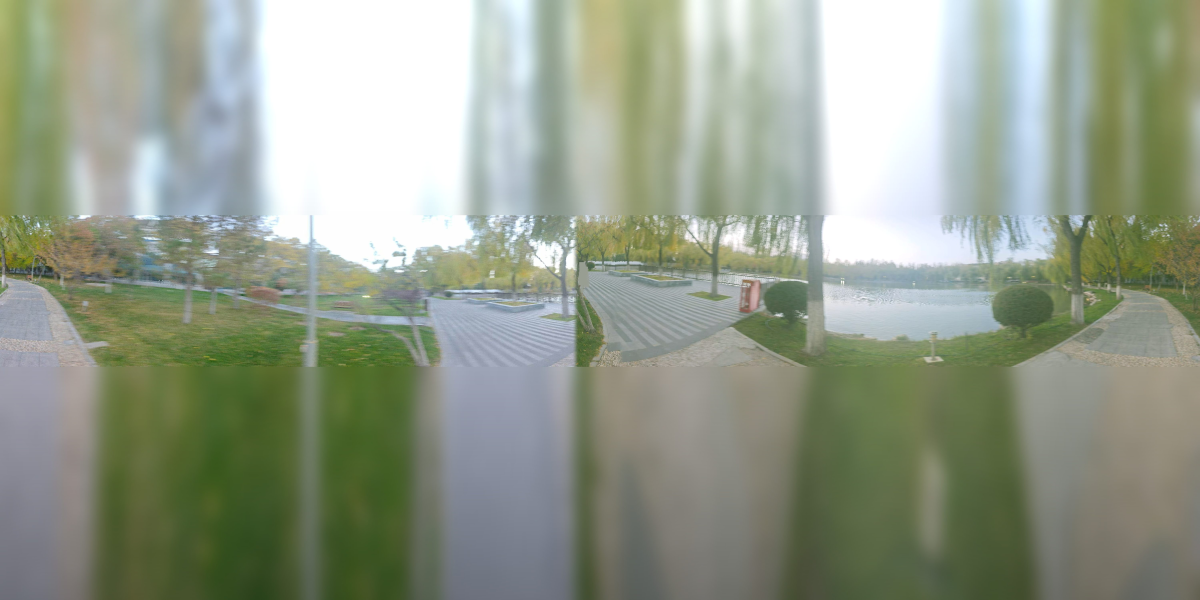
#> input picture pano/pano-1.jpg, 6000 x 3000 px (shown at 1/5 size)
$ python -i stitch-pano.py   (imports and definitions only)   (older library calls are emulated)
#> lines starting #> are read from the running program, lines starting #| are printed output that depends on the picture; after the words box and inside, x2 and y2 are one past the last pixel; in counts of white or black regions, pixels touching at a corner belong together
#!/usr/bin/env python3
"""
把手机「全景」模式实拍的两段素材拼成一张 360° 等距柱状全景（equirectangular）。

v3（2026-10-31）专门治「看着有点弯曲」：
    站长反馈：源图单看是能水平铺开的宽条，但拼出来总觉得弯。原因是**两段各自的
    地平线有倾斜（roll），而 v1/v2 只用"一个全局垂直偏移"去对**，接缝处就拱起来。
    三步治：
      ① estimate_roll：在两段各自的**下半部**用 Hough 找近水平长线（路沿、斑马线、
         路面标线），取中位角度 → 把每段**旋正**（±8° 以内才动手，避免误判）
      ② estimate_horizon_curve：拼好后逐列找"天空→地面"的强梯度行，平滑 + 二次拟合
         → **逐列垂直采样把残留弧度拉直**（这就是"弯"的第二个来源）
      ③ 摆放时让**地平线落在画布垂直正中**，查看器 pitch=0 时地平线才是笔直的

其余沿用站长认可的 v1 观感：上下用"雾化带"补天补地、宽羽化接缝、两轴找接缝位置。
用法： python tools/stitch-pano.py [--src 目录] [--out 目录]
⛔ 只依赖 Pillow / numpy / opencv（仅用于找线）；⛔ 不联网。
"""
from __future__ import annotations

import argparse
import glob
import json
import math
import os

import cv2
import numpy as np
from PIL import Image, ImageFilter

Image.MAX_IMAGE_PIXELS = None

TARGET_H = 1280
SEARCH_W = 900
TAIL_FRAC = 0.22
MAX_SHIFT_FRAC = 0.45
NCC_OK = 0.35
FEATHER_FRAC = 0.75
COLOR_BAND = 0.04
WRAP_FRAC = 0.035
OUT_MAX_W = 6000
JPEG_Q = 82
TITLE_OVERRIDE = {"第一点位": "明湖风光 1", "第二点位": "明湖风光 2", "第三点位": "明湖风光 3"}
MAX_ROLL_DEG = 8.0        # 超过这个角度就不敢旋（多半是误判）
MAX_LEVEL_PX = 90         # 逐列找平的最大位移
TARGET_VAOV = 90.0        # ⭐ 成图覆盖的垂直视场（度）：只比 72° 视场对应的垂直角(≈54°)略大，
                          #    屏幕几乎全是真实画面，上下只留窄窄一圈雾化边


# ---------------------------------------------------------------- 基础
def load(path: str) -> Image.Image:
    return Image.open(path).convert("RGB")


def resize_h(im: Image.Image, h: int) -> Image.Image:
    return im.resize((max(1, round(im.width * h / im.height)), h), Image.LANCZOS)


# [5 lines left out: function ncc, not called in this run]


# ---------------------------------------------------------------- ① 摆正
def estimate_roll(im: Image.Image) -> float:
    """在下半部找近水平长线，返回中位角度（度）。找不到线就返回 0。"""
    arr = cv2.cvtColor(np.asarray(im), cv2.COLOR_RGB2BGR)
#> arr is the input picture: shape (3000, 6000, 3); mean B, G, R 139.2, 156.4, 148
    h, w = arr.shape[:2]
#> h = 3000; w = 6000
    band = arr[int(h * 0.45):int(h * 0.97), :]
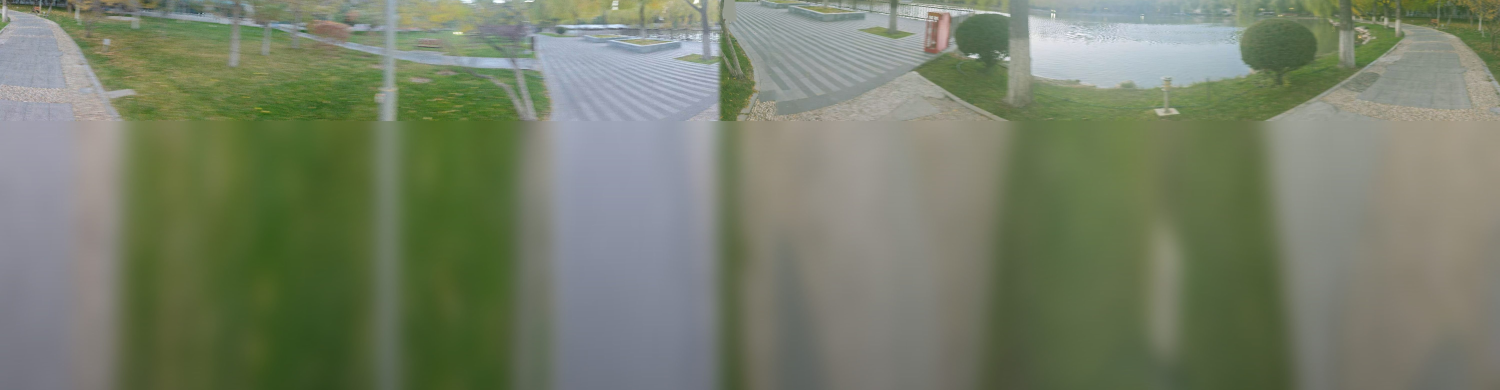
#> band: shape (1560, 6000, 3) (shown at 1/4 size); mean B, G, R 105.7, 127.1, 118.6
    gray = cv2.cvtColor(band, cv2.COLOR_BGR2GRAY)
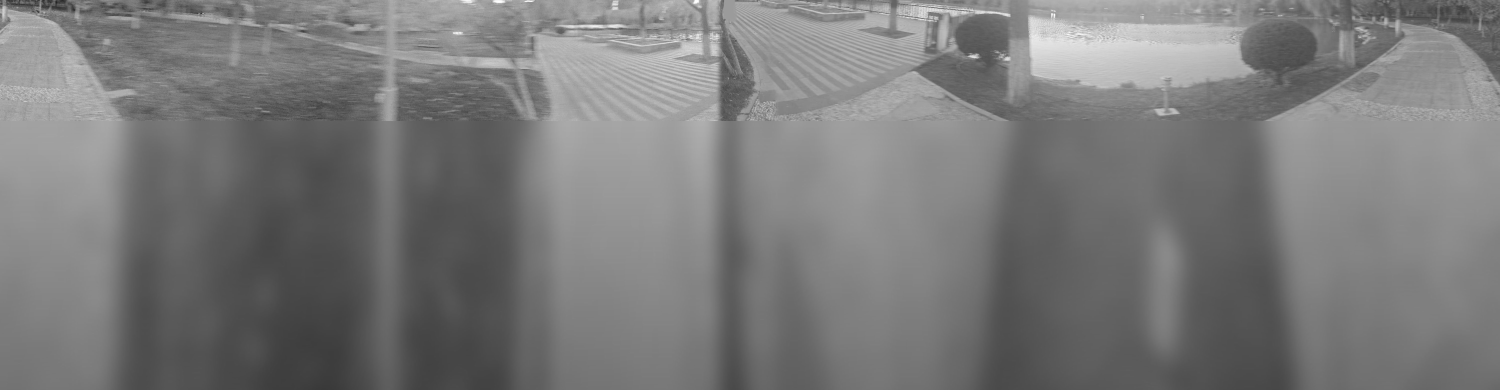
#> gray: shape (1560, 6000) (shown at 1/4 size); min 20, max 255, mean 122.1
    small = cv2.resize(gray, (w // 2, band.shape[0] // 2))
    edges = cv2.Canny(small, 60, 160)
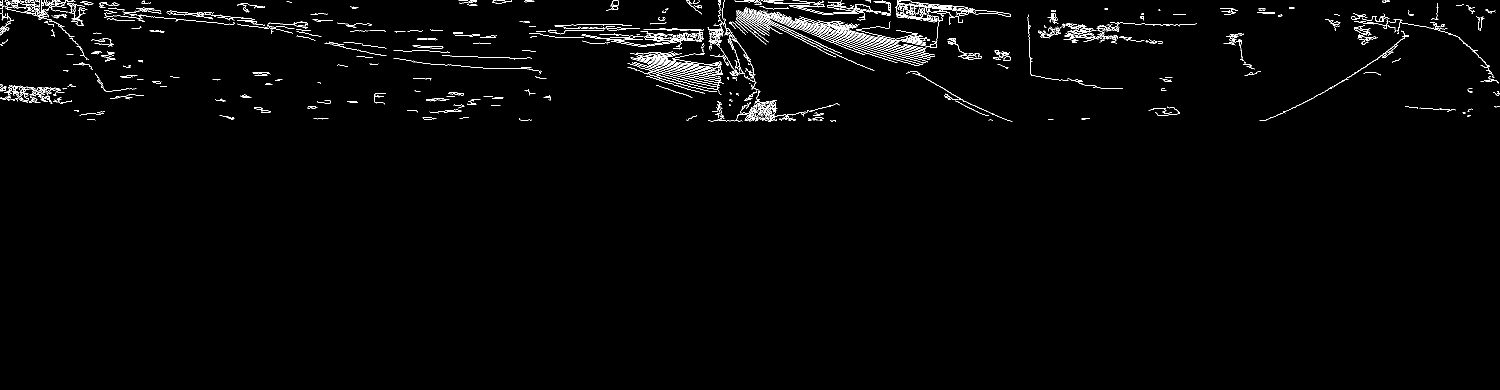
#> edges: shape (780, 3000) (shown at 1/2 size); 1.5% white in thin lines or dots, all inside (x1, y1, x2, y2) = (0, 0, 3000, 243)
    lines = cv2.HoughLinesP(edges, 1, np.pi / 360, threshold=90,
                            minLineLength=max(60, small.shape[1] // 12), maxLineGap=12)
#> lines = [[1440, 56, 1714, 53], [1464, 50, 1715, 50]]
    if lines is None:
        return 0.0
    angs = []
    for x1, y1, x2, y2 in lines[:, 0]:
        dx, dy = x2 - x1, y2 - y1
        if dx == 0:
            continue
        a = math.degrees(math.atan2(dy, dx))
        if -18 <= a <= 18:                 # 只认近水平线
            angs.append(a)
#> this loop made 2 passes
#> (x1, y1, x2, y2, dx, dy, a) on passes 1 to 2: (1440, 56, 1714, 53, 274, -3, -0.627), (1464, 50, 1715, 50, 251, 0, 0)
#> after the loop, angs = [-0.627, 0]
    if len(angs) < 8:
        return 0.0
    med = float(np.median(angs))
    return med if abs(med) <= MAX_ROLL_DEG else 0.0


# [9 lines left out: function rotate_keep, not called in this run]


# ---------------------------------------------------------------- ② 找缝（两轴）
def gray_small(im: Image.Image, w: int = SEARCH_W) -> np.ndarray:
    g = im.convert("L")
    return np.asarray(g.resize((w, max(1, round(w * im.height / im.width))), Image.LANCZOS), dtype=np.float32)


# [351 lines left out: functions find_seam, shift_vertical, match_color, blend_band, stitch_pair, horizon_curve and 8 more, not called in this run]


# [2 lines not run here, left out]

>>> import cv2
>>> picture = cv2.cvtColor(cv2.imread('../pano/pano-1.jpg'), cv2.COLOR_BGR2RGB)
>>> result = estimate_roll(picture)
#> result = 0

$ run again, on pano/pano-5.jpg
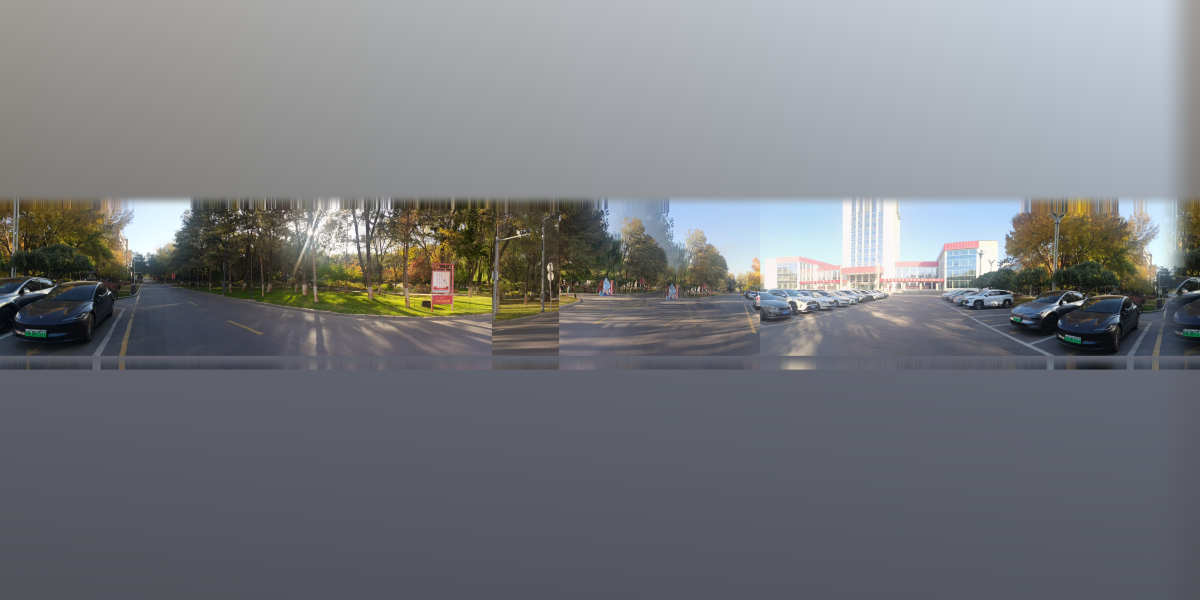
#> input picture pano/pano-5.jpg, 6000 x 3000 px (shown at 1/5 size)
#> in estimate_roll, arr is the input picture: shape (3000, 6000, 3); mean B, G, R 125.9, 121.7, 119.4
#> in estimate_roll, `gray = cv2.cvtColor(band, cv2.COLOR_BGR2GRAY)`:
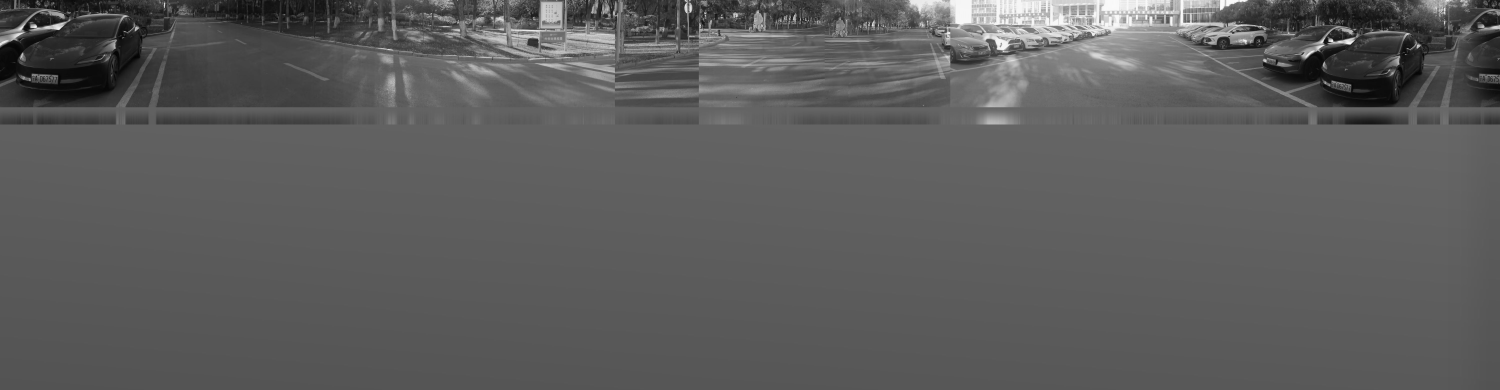
#> gray: shape (1560, 6000) (shown at 1/4 size); min 0, max 255, mean 92.5
#> in estimate_roll, `edges = cv2.Canny(small, 60, 160)`:
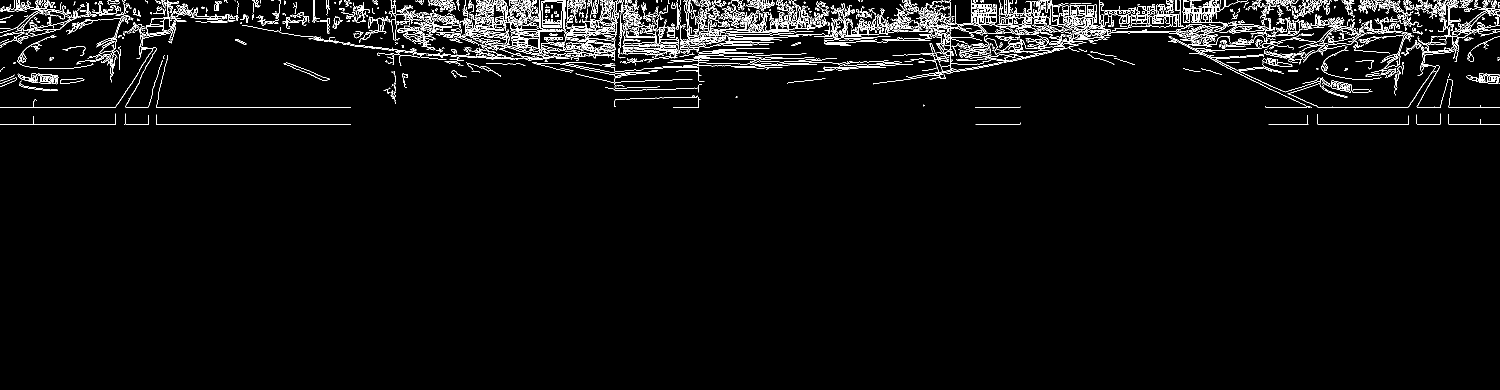
#> edges: shape (780, 3000) (shown at 1/2 size); 3.4% white in thin lines or dots, all inside (x1, y1, x2, y2) = (0, 0, 3000, 250)
#> lines = 15 rows, first 6: [312, 214, 701, 214], [312, 248, 701, 248], [928, 40, 1204, 44], [1214, 62, 1467, 62], [811, 40, 1144, 45], [1354, 36, 1651, 42]
#> the loop in estimate_roll, `for x1, y1, x2, y2 in lines[:, 0]:` made 15 passes
#> (x1, y1, x2, y2, dx, dy, a) on passes 1 to 8: (312, 214, 701, 214, 389, 0, 0), (312, 248, 701, 248, 389, 0, 0), (928, 40, 1204, 44, 276, 4, 0.83), (1214, 62, 1467, 62, 253, 0, 0), (811, 40, 1144, 45, 333, 5, 0.86), (1354, 36, 1651, 42, 297, 6, 1.16), (2062, 40, 2422, 43, 360, 3, 0.477), (1942, 37, 2235, 29, 293, -8, -1.56)
#> after the loop in estimate_roll, `for x1, y1, x2, y2 in lines[:, 0]:`: angs = [0, 0, 0.83, 0, 0.86, 1.16, 0.477, -1.56, 0.509, 0, 0.985, 0.839, 0.964, 0.945, 0]
#> med = 0.509

$ run again, on pano/pano-6.jpg
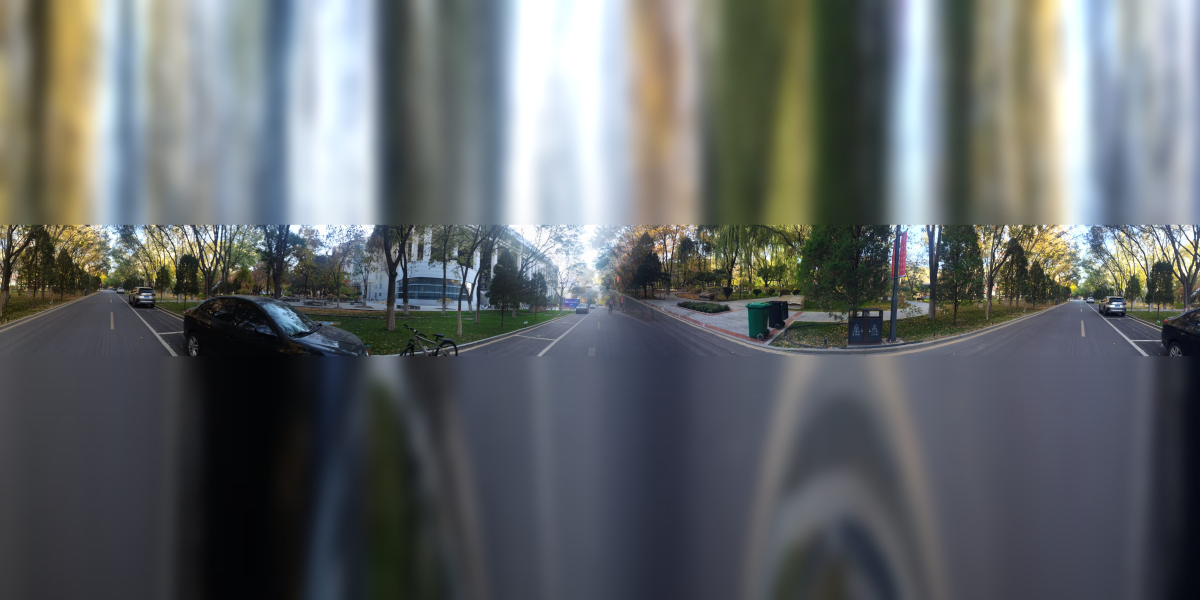
#> input picture pano/pano-6.jpg, 6000 x 3000 px (shown at 1/5 size)
#> in estimate_roll, arr is the input picture: shape (3000, 6000, 3); mean B, G, R 104.6, 103.1, 98.6
#> in estimate_roll, `gray = cv2.cvtColor(band, cv2.COLOR_BGR2GRAY)`:
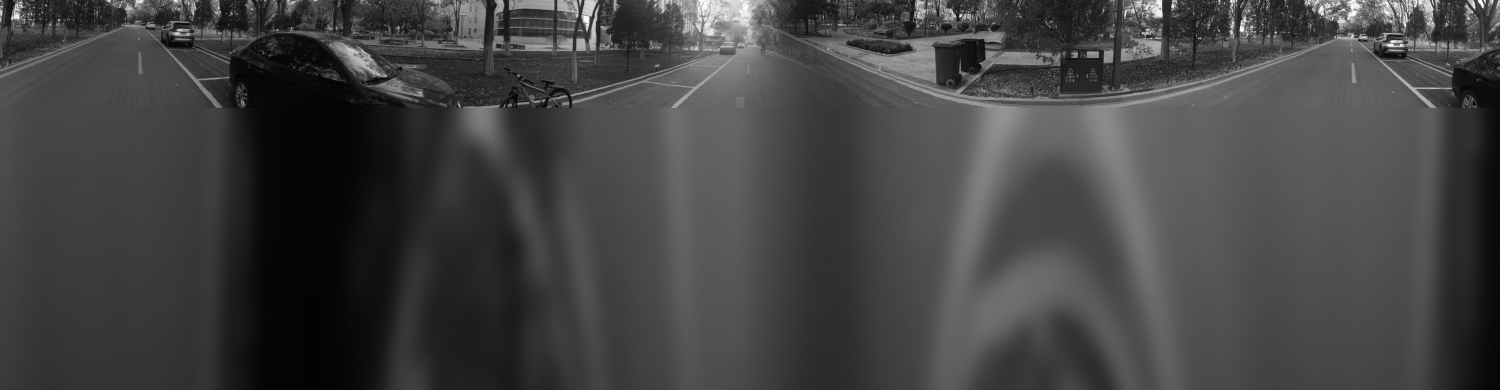
#> gray: shape (1560, 6000) (shown at 1/4 size); min 0, max 255, mean 66.9
#> in estimate_roll, `edges = cv2.Canny(small, 60, 160)`:
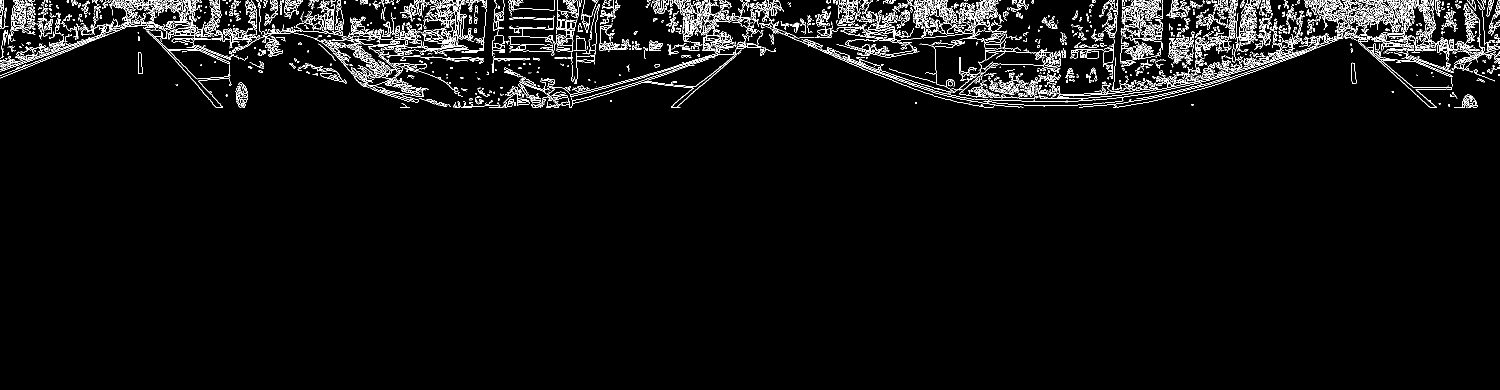
#> edges: shape (780, 3000) (shown at 1/2 size); 3.8% white in thin lines or dots, all inside (x1, y1, x2, y2) = (0, 0, 3000, 216)
#> lines = [[2610, 9, 2887, 4], [1733, 30, 2015, 30], [2602, 25, 2875, 14], [1707, 43, 1963, 38], [2566, 30, 2828, 32], [2574, 38, 2827, 38], [2637, 25, 2999, 12], [1733, 29, 2015, 29], [2597, 1, 2878, 1], [2597, 0, 2877, 0], [2594, 4, 2880, 4]]
#> the loop in estimate_roll, `for x1, y1, x2, y2 in lines[:, 0]:` made 11 passes
#> (x1, y1, x2, y2, dx, dy, a) on passes 1 to 8: (2610, 9, 2887, 4, 277, -5, -1.03), (1733, 30, 2015, 30, 282, 0, 0), (2602, 25, 2875, 14, 273, -11, -2.31), (1707, 43, 1963, 38, 256, -5, -1.12), (2566, 30, 2828, 32, 262, 2, 0.437), (2574, 38, 2827, 38, 253, 0, 0), (2637, 25, 2999, 12, 362, -13, -2.06), (1733, 29, 2015, 29, 282, 0, 0)
#> after the loop in estimate_roll, `for x1, y1, x2, y2 in lines[:, 0]:`: angs = [-1.03, 0, -2.31, -1.12, 0.437, 0, -2.06, 0, 0, 0, 0]
#> med = 0

$ run again, on pano/pano-7.jpg
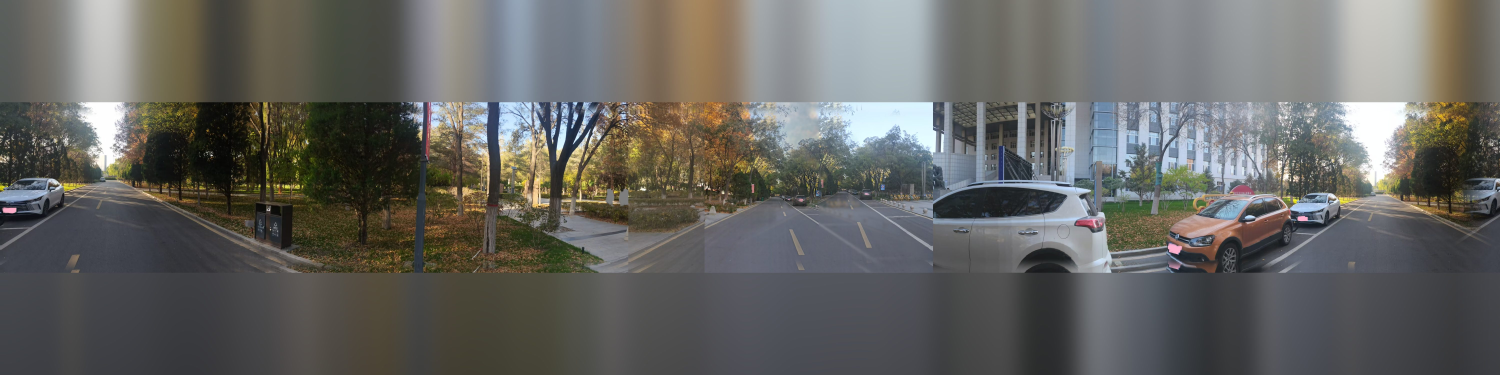
#> input picture pano/pano-7.jpg, 6000 x 1500 px (shown at 1/4 size)
#> in estimate_roll, arr is the input picture: shape (1500, 6000, 3); mean B, G, R 97.3, 100.7, 100.9
#> in estimate_roll, `gray = cv2.cvtColor(band, cv2.COLOR_BGR2GRAY)`:
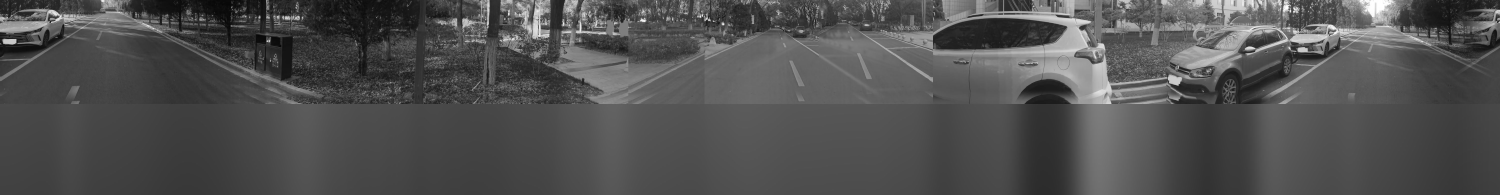
#> gray: shape (780, 6000) (shown at 1/4 size); min 0, max 255, mean 81.1
#> in estimate_roll, `edges = cv2.Canny(small, 60, 160)`:
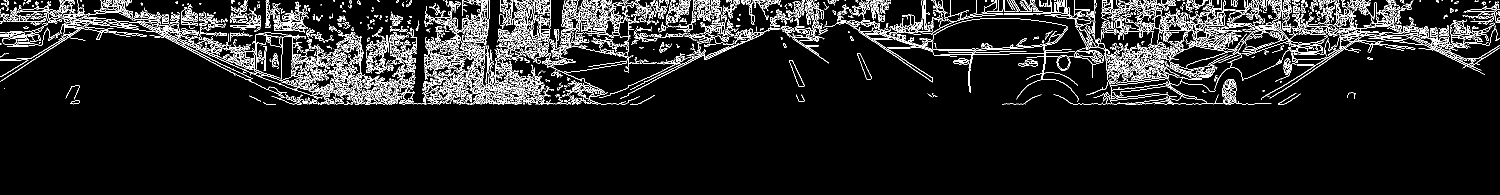
#> edges: shape (390, 3000) (shown at 1/2 size); 7.9% white in thin lines or dots, all inside (x1, y1, x2, y2) = (0, 0, 3000, 209)
#> lines = [[283, 36, 583, 42], [2488, 12, 2752, 5], [2488, 7, 2741, 0], [2475, 62, 2784, 65], [314, 36, 604, 41], [2549, 25, 2800, 21], [856, 106, 1147, 91], [2488, 9, 2739, 4], [1163, 12, 1447, 12], [846, 199, 1116, 180], [849, 205, 1099, 190]]
#> the loop in estimate_roll, `for x1, y1, x2, y2 in lines[:, 0]:` made 11 passes
#> (x1, y1, x2, y2, dx, dy, a) on passes 1 to 8: (283, 36, 583, 42, 300, 6, 1.15), (2488, 12, 2752, 5, 264, -7, -1.52), (2488, 7, 2741, 0, 253, -7, -1.58), (2475, 62, 2784, 65, 309, 3, 0.556), (314, 36, 604, 41, 290, 5, 0.988), (2549, 25, 2800, 21, 251, -4, -0.913), (856, 106, 1147, 91, 291, -15, -2.95), (2488, 9, 2739, 4, 251, -5, -1.14)
#> after the loop in estimate_roll, `for x1, y1, x2, y2 in lines[:, 0]:`: angs = [1.15, -1.52, -1.58, 0.556, 0.988, -0.913, -2.95, -1.14, 0, -4.03, -3.43]
#> med = -1.14
